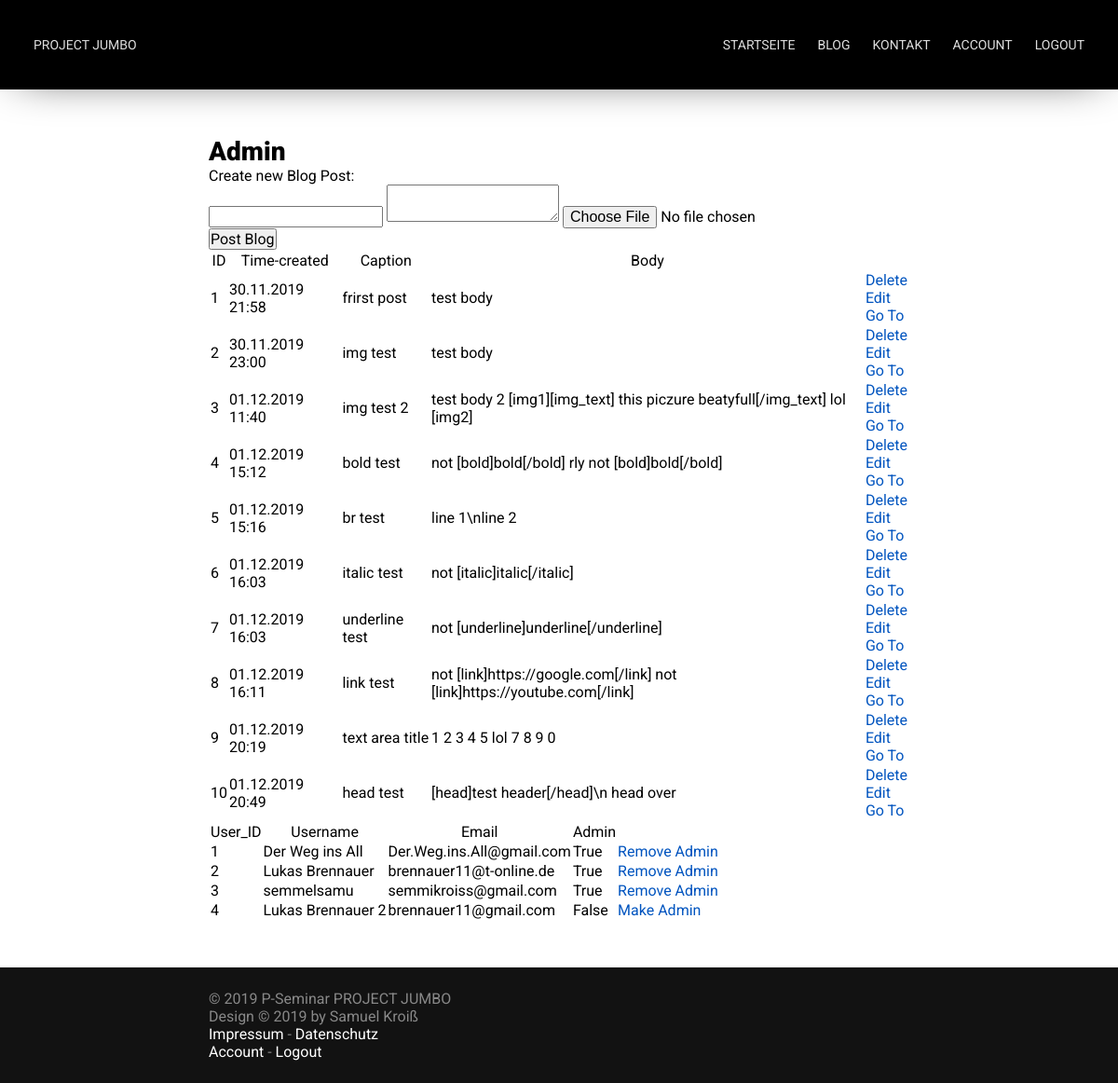
The app's page /admin (signed in), older data.
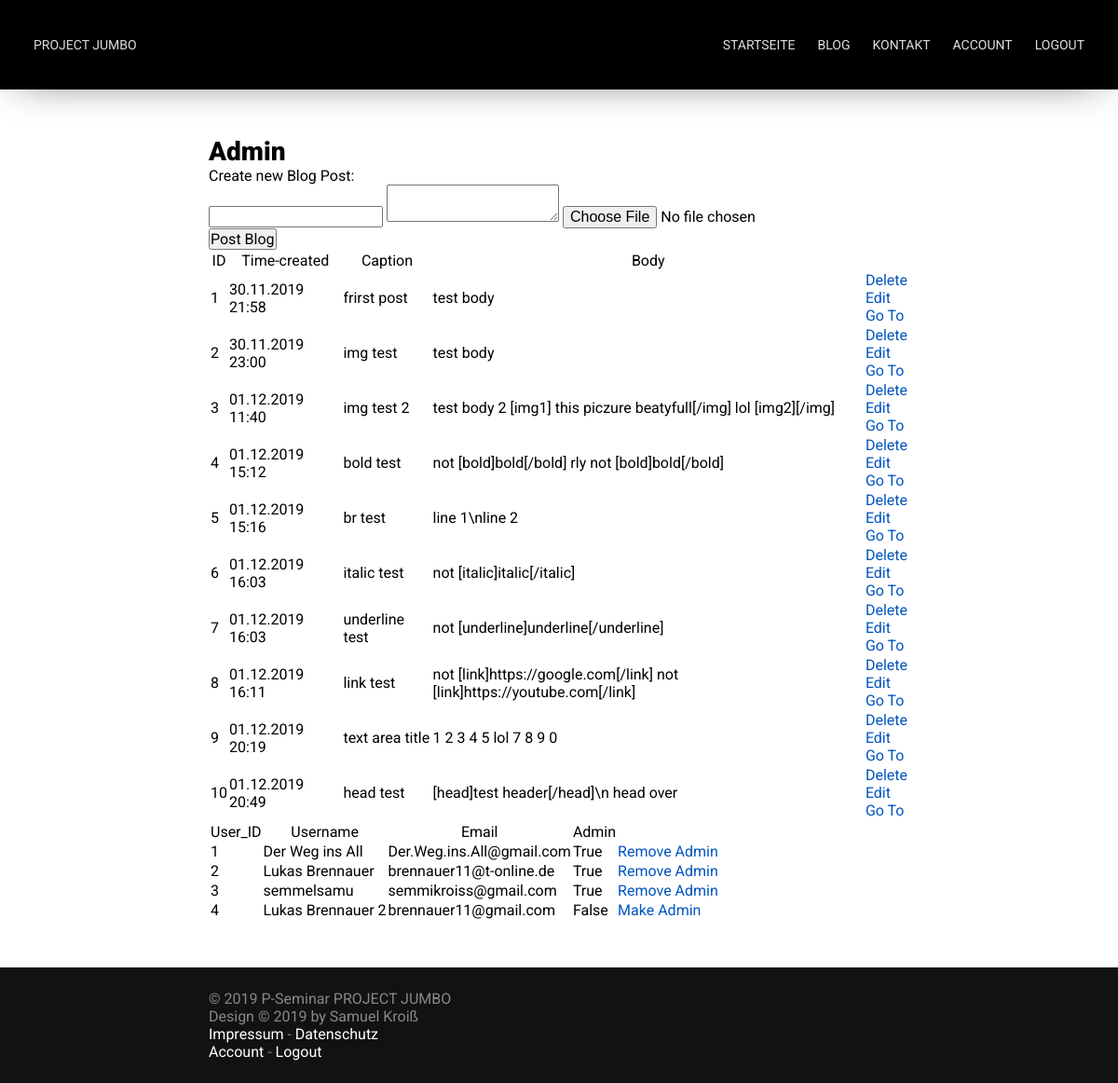
The same page, newer data.
### app/models.py (models this page shows, shortened)
class Blog_Post(db.Model):
    id = db.Column(db.Integer, primary_key=True)
    caption = db.Column(db.String, nullable=False)
    posted_by = db.Column(db.Integer, db.ForeignKey("user.id"))
    body = db.Column(db.String, nullable=False)
    time_created = db.Column(db.DateTime, default=datetime.now() )
    images = db.Column(db.String)

class User(db.Model):
    id = db.Column(db.Integer, primary_key=True)
    username = db.Column(db.String(64), nullable=False, unique=True)
    password_hash = db.Column(db.String(120))
    email = db.Column(db.String, nullable=False, unique=True)
    admin_acc = db.Column(db.Boolean, default=False, nullable=False)
    is_active = True
    is_authenticated = True

### app/routes.py (the view)
@app.route("/admin", methods=['POST', 'GET'])
@login_required
def admin():
    if current_user.admin_acc == True:
        if request.method == 'POST':
            images = []
            try_image = 0
            is_image = True
            while True:
                try:
                    try_image+=1
                    file = request.files['file'+str(try_image)]
                    if file.filename != '':
                        if file and allowed_file(file.filename):
                            filename = secure_filename(file.filename)
                            path = 'static/blog_images/'+str(max_post_id()+1)
                            if not os.path.exists(path):
                                os.makedirs(path)
                            file.save(path+'/'+filename)
                            images.append(filename)
                except:
                    break
            result_string = ""
            for image in images:
                result_string += str(max_post_id()+1)+'/'+image+' ; '
            try:
                db.session.add(Blog_Post(caption=request.form['caption'], posted_by=current_user.id, body=request.form['body'], images=result_string))
                db.session.commit()
                return redirect(url_for('admin'))
            except Exception as e:
                return render_template("error.html", title="Error", error=e)
        else:
            posts = Blog_Post.query.order_by(Blog_Post.time_created).all()
            users = User.query.order_by(User.id).all()
            return render_template("admin.html", title="Admin", posts=posts, users=users)
    else:
        return render_template("error.html", title="Error", error="You're not allowed to use that page!")

### app/models.py (called while the page is built)
@login.user_loader
def load_user(id):
    return User.query.get(id)

### templates/admin.html (shortened to what this page needs)
{% extends 'base.html' %}
{% block content %}
    <p>Create new Blog Post:</p>
    <form action="/admin" method="POST" enctype=multipart/form-data id="blog_post_form">
        <input type="text" name="caption">
        <textarea type="text" name="body"></textarea>
        <input type=file name="file1" id="file_input_1" onchange="set_file_input()">
        <input type="submit" value="Post Blog">
    </form>
    {% if posts|length < 1 %}
        <p>There are no Blogposts available!</p>
    {% else %}
        <table>
            <tr>
                <th>ID</th>
                <th>Time-created</th>
                <th>Caption</th>
                <th>Body</th>
            </tr>
            {% for post in posts %}
                <tr>
                    <td>{{ post.id }}</td>
                    <td>{{ post.time_created.__format__("%d.%m.%Y %H:%M") }}</tds>
                    <td>{{ post.caption }}</td>
                    <td>{{ post.body }}</td>
                    <td>
                        <a href="{{ url_for( 'delete', id=post.id ) }}">Delete</a>
                        <br>
                        <a href="{{ url_for( 'edit', id=post.id ) }}">Edit</a>
                        <br>
                        <a href="{{ url_for( 'blog_post', id=post.id ) }}">Go To</a>
                    </td>
                </tr>
            {% endfor %}
        </table>
    {% endif %}
    {% if users|length < 1 %}
        <p>There are no Users available!</p>
    {% else %}
        <table>
            <tr>
                <th>User_ID</th>
                <th>Username</th>
                <th>Email</th>
                <th>Admin</th>
            </tr>
            {% for user in users %}
                <tr>
                    <td>{{ user.id }}</td>
                    <td>{{ user.username }}</tds>
                    <td>{{ user.email }}</td>
                    <td>{{ user.admin_acc }}</td>
                    <td>
                        <a href="{{ url_for( 'manage_admin', id=user.id ) }}">
                            {% if user.admin_acc==true %}
                                Remove Admin
                            {% else %}
                                Make Admin
                            {% endif %}
                        </a>
                    </td>
                </tr>
            {% endfor %}
        </table>
    {% endif %}
{% endblock %}

### templates/base.html (shortened to what this page needs)
<!DOCTYPE html>
<html>
	<head>
		<link href="{{ url_for('static', filename='css/main.css') }}" rel="stylesheet">
		<link href="{{ url_for('static', filename='css/nav.css') }}" rel="stylesheet">
		<link href="{{ url_for('static', filename='css/footer.css') }}" rel="stylesheet">
	</head>
	<body>
		<div id="container">
			<nav id="nav" bg>
				<a href="{{ url_for('index') }}">Project Jumbo</a>
				<ul>
					<li><a href="{{ url_for('index') }}#begin">Startseite</a></li>
					<li><a href="{{ url_for('blog') }}">Blog</a></li>
					<li><a href="{{ url_for('contact') }}">Kontakt</a></li>
					{% if current_user.is_authenticated %}
					<li><a href="{{ url_for('user_page') }}">Account</a></li>
					<li><a href="{{ url_for('logout') }}">Logout</a></li>
					{% endif %}
				</ul>
			</nav>
			<div class="spacer nav"></div>
			<section id="content">
				<h1>{{ title }}</h1>
				{% block content %}  {% endblock %}
			</section>
			<div class="spacer footer"></div>
			<footer id="footer">
				<p>
					&copy; 2019 P-Seminar PROJECT JUMBO<br />
					Design &copy; 2019 by Samuel Kroiß<br />
					<a href="#">Impressum</a> - <a href="#">Datenschutz</a><br />
					{% if current_user.is_authenticated %}
					<a href="{{ url_for('user_page') }}">Account</a> - <a href="{{ url_for('logout') }}">Logout</a>
					{% else %}
					<a href="{{ url_for('login') }}">Login</a>
					{% endif %}
				</p>
			</footer>
		</div>
	</body>
</html>

### static/css/main.css (style rules this page uses)
:root { --nav-link-color: #DEDEDE; --nav-link-color-hover: #FFFFFF; --link-color: #0054bf; }
* { margin: 0; padding: 0; font-family: 'Roboto', sans-serif; font-size: 16px; font-weight: 400; text-decoration: none; scroll-behavior: smooth; }
body { width: 100%; height: 100%; overflow-x: hidden; overflow-y: scroll; }
.spacer { width: 100vw; }
.spacer.nav { height: 96px; }
.spacer.footer { height: 124px; }
#container { display: block; width: 100%; min-height: 100vh; position: relative; }
#content { max-width: 800px; margin: 0 auto; padding: 50px 24px; box-sizing: border-box; }
h1, h2, h3 { font-weight: 900; }
h1 { font-size: 28px; }
a { color: var(--link-color); }

### static/css/nav.css (style rules this page uses)
#nav { width: 100%; height: 96px; box-sizing: border-box; position: fixed; z-index: 10; overflow: hidden; transition: background 500ms, box-shadow 500ms, height 300ms; }
#nav[bg] { background: #000000; box-shadow: 0px 0px 50px -20px rgba(0,0,0,1); }
#nav ul { float: right; display: flex; }
#nav ul li { list-style-type: none; }
#nav a { color: var(--nav-link-color); text-transform: uppercase; font-size: 14px; line-height: 48px; float: left; padding: 0 12px; display: block; transition: color 100ms; }
#nav a { font-family: 'Alata', sans-serif; }
#nav ul li a { font-family: 'Roboto', sans-serif; }
@media only screen and (min-width: 900px) { #nav { padding: 24px; } }

### static/css/footer.css (style rules this page uses)
#footer { width: 100%; background: #121212; position: absolute; right: 0; bottom: 0; left: 0; }
#footer p { max-width: 800px; margin: 0 auto; padding: 24px; color: #888888; box-sizing: border-box; }
#footer a { color: #FFFFFF; }

Row changes from the older to the newer data that the page shows:
changed Blog_Post "img test 2": body "test body 2 [img1][img_text] this piczure beatyfull[/img_text] lol [img2]" → "test body 2 [img1] this piczure beatyfull[/img] lol [img2][/img]"
